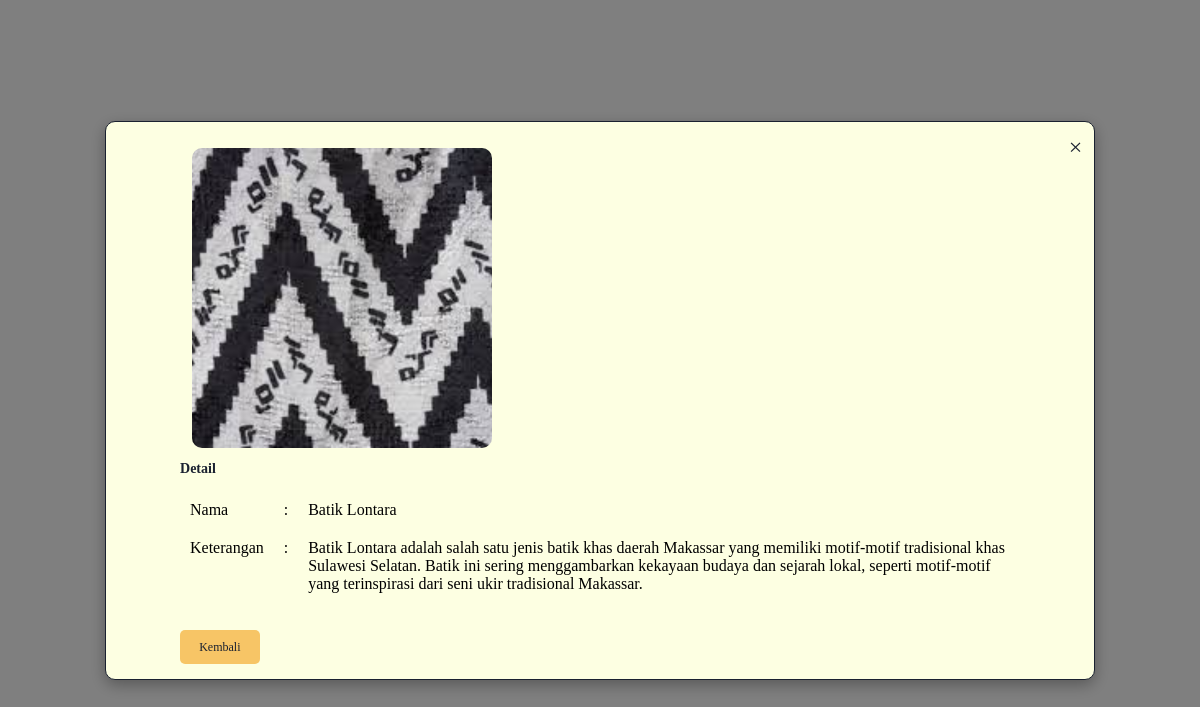
Page /moon/galeri2.php?id=4 on the committed database.
### tables this page shows
CREATE TABLE `tb_galeri` (
  `id` int(11) NOT NULL,
  `nama` text NOT NULL,
  `foto` text NOT NULL,
  `keterangan` text NOT NULL
);

### moon/galeri2.php (the view, shortened to what this page needs)
<?php
include_once("../config/koneksi.php");
$galeri_info = array('nama' => '', 'keterangan' => '', 'foto' => '');
if (isset($_GET['id'])) {
    $id = $_GET['id'];
    $galeri_ambil = mysqli_query($koneksi, "SELECT * FROM tb_galeri WHERE id='$id'")
        or die(mysqli_error($koneksi));
    $galeri_info = mysqli_fetch_array($galeri_ambil);
}
?>
<div class="modal" id="galeri-modal">
    <div class="modal-container">
        <span class="close-icon" onclick="closeModal()">&times;</span>
        <div class="modal-content">
            <?php if (!empty($galeri_info['foto'])): ?>
                <img src="<?php echo $galeri_info['foto']; ?>" alt="Foto">
            <?php else: ?>
                <p>Tidak ada foto tersedia</p>
            <?php endif; ?>
            <div>
                <h3>Detail</h3>
                <table>
                    <tr>
                        <td>Nama</td>
                        <td>:</td>
                        <td><?php echo $galeri_info['nama']; ?></td>
                    </tr>
                    <tr>
                        <td>Keterangan</td>
                        <td>:</td>
                        <td><?php echo $galeri_info['keterangan']; ?></td>
                    </tr>
                </table>
                <br>
                <a href="galeri1.php" class='button-6' role='button'>Kembali</a>
            </div>
        </div>
    </div>
</div>
<link rel="stylesheet" href="./css/modal.css">

### moon/css/modal.css (style rules this page uses)
.modal { display: flex; justify-content: center; align-items: center; position: fixed; z-index: 9999; left: 0; top: 0; width: 100%; height: 100%; overflow: auto; background-color: rgba(0, 0, 0, 0.5); }
.modal-container { flex: 1 1 35rem; position: relative; background-color: var(--bg); color: var(--primary); margin: 1rem auto; padding: 1.2rem; border: 1px solid var(--primary); width: 100%; max-width: 80rem; animation: animateModal 0.5s ease-out; border-radius: 10px; box-shadow: 0 5px 15px rgba(0, 0, 0, 0.3); max-height: 90%; overflow-y: auto; text-align: left; }
.modal-container .close-icon { position: absolute; top: 1rem; right: 1rem; color: var(--primary); font-size: 24px; cursor: pointer; }
.modal-content { display: flex; flex-wrap: wrap; width: 100%; max-width: 70rem; margin: 0 auto; padding: 0; text-align: left; }
.modal-content img { max-height: 30rem; max-width: 30rem; margin: 1rem; border-radius: 10px; object-fit: cover; }
.modal-content h3 { margin-top: 0; color: var(--primary); }
.modal-content table { width: 100%; margin-top: 1rem; border-collapse: collapse; }
.modal-content table td { padding: 10px; vertical-align: top; }
.modal-content a { display: inline-block; background-color: var(--other); color: var(--primary); margin-top: 1rem; padding: 0.8rem 1.6rem; text-decoration: none; border-radius: 5px; transition: background-color 0.3s ease; }

### rows in the picture
tb_galeri: foto (picture), nama "Batik Lontara", keterangan "Batik Lontara adalah salah satu jenis batik khas daerah Makassar yang memiliki motif-motif tradisional khas Sulawesi Selatan. Batik ini sering menggambarkan kekayaan budaya dan sejarah lokal, seperti motif-motif yang terinspirasi dari seni ukir tradisional Makassar."
